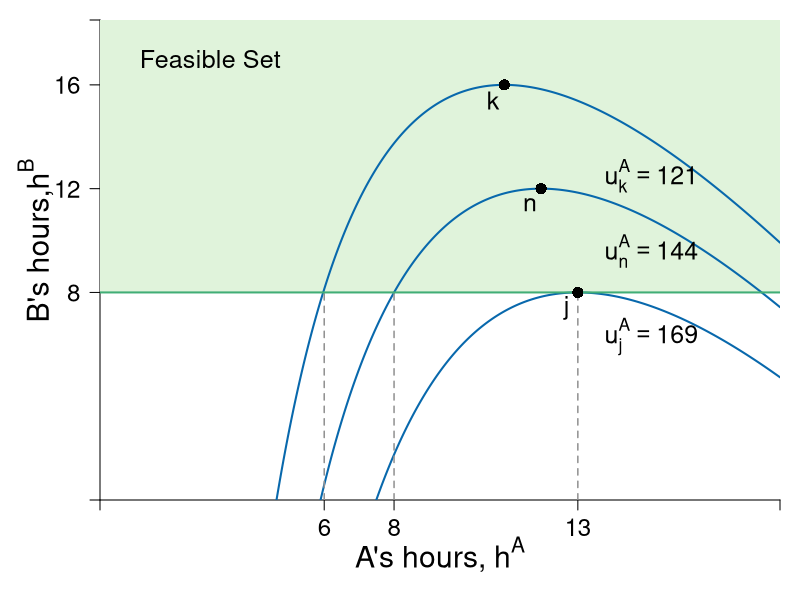

Reproduce this figure in R.
require(shape)
pdf(file = "coordination_failures/coordination_indiff_map_feasible.pdf", width = 9, height = 7)

#Set parameters for graphics
pointsize <- 1.8
axislabelsize <- 1.8
labelsize <- 1.5
namesize <- 1.8
annotatesize <- 1.5
graphlinewidth <- 2
segmentlinewidth <- 1.5

COL <- c("#7fc97f", "#beaed4", "#fdc086", "#ffff99", "#386cb0", "#f0027f", "#bf5b17", "#666666")
COLA <- c("#e0f3db", "#99d8c9","#66c2a4","#41ae76", "#238b45", "#005824")
COLB <- c("#4eb3d3", "#2b8cbe", "#0868ac","#084081")

Grays <- gray.colors(25, start =1, end = 0)

par(mar =  c(5, 5, 1, 1))

# uA <- function(ea, eb, alpha = 16, beta = 1/24) {
#   alpha*(1 - beta*eb)*ea - 0.5*(ea)^2
# }

uA <- function(ea, eb, alpha = 30, beta = 1/2) {
  (alpha - beta*(ea+eb))*ea - 0.5*(ea)^2
}

hANE <- function(alpha, beta = 1/2){
  alpha/(1 + 3*beta)
}

brfA <- function(ea, alpha = 30, beta = 1/2) {
  (alpha - ea*(1 + 2*beta))/(beta)
}

# brfA <- function(ea, alpha = 16, beta = 1/24) {
#   (alpha - ea)/(alpha * beta)
# }


xlims <- c(0, 18.5)
ylims <- c(0, 18.5)

npts <- 501 
x <- seq(xlims[1], xlims[2], length.out = npts)
y <- seq(ylims[1], ylims[2], length.out = npts) 
a <- c(uA(11, brfA(11)), 
       uA(hANE(alpha = 30, beta = 1/2), hANE(alpha = 30, beta = 1/2)), 
       uA(13, brfA(13))
)

plot(0, 0, xlim = xlims, ylim = ylims, type = "n",
     xlab = expression(paste("")),
     ylab = expression(paste("")), 
     xaxt = "n", 
     yaxt = "n", 
     cex.lab = axislabelsize, 
     bty = "n",
     xaxs="i", 
     yaxs="i")

# ticksy <- seq(from = 0, to = ylims[2], by = 2)
# ylabels <- seq(from = 0, to = ylims[2], by = 2)
# ticksx <- seq(from = 0, to = xlims[2], by = 2)
# xlabels <- seq(from = 0, to = xlims[2], by = 2)
ticksy <- c(0,  brfA(13), 12,  brfA(11), ylims[2])
ylabels <- c(NA, 8, 12, 16, NA)

# ticksx <- seq(xlims[1], xlims[2], 1)
# xlabels <- seq(xlims[1], xlims[2], 1)

ticksx <- c(0, 6.1, 8, 13,  xlims[2])
xlabels <- c(NA, 6, 8, 13, NA)


axis(1, at = ticksx, pos = 0, labels = xlabels, cex.axis= labelsize - 0.05)
axis(2, at = ticksy, pos = 0, labels = ylabels, las = 1, cex.axis= labelsize - 0.05)

npts <- 500 
xx1 <- seq(xlims[1], xlims[2], length.out = npts)
#lines(xx1, brfA(xx1, alpha = 16, beta = 1/24), col = COLA[4], lwd = graphlinewidth)

#Polygon for the feasible set
xpoly1 <- c(xlims[1], xlims[2], xlims[2], xlims[1], xlims[1])
ypoly1 <- c(brfA(13), brfA(13), ylims[2], ylims[2], brfA(13))
polygon(x = xpoly1, y = ypoly1, col = COLA[1], density = NULL, border = NA)

text(3, 17, expression(paste("Feasible Set")), xpd = TRUE, cex = annotatesize) 

contour(y, x, 
        outer(x, y, uA),
        drawlabels = FALSE,
        col = COLB[3],
        lwd = graphlinewidth,
        levels = a, 
        xaxs="i", 
        yaxs="i", 
        add = TRUE) 

text(0.5*xlims[2], -2.1, expression(paste("A's hours, ", h^A)), xpd = TRUE, cex = axislabelsize)
text(-1.75, 10, expression(paste("B's hours,", h^B)), xpd = TRUE, cex = axislabelsize, srt = 90) 

#Label the iso-welfare functions for the A
text(15, 6.3, expression(paste(u[j]^A == 169)), cex = annotatesize)
text(15, 9.6, expression(paste(u[n]^A == 144)), cex = annotatesize)
text(15, 12.5, expression(paste(u[k]^A == 121)), cex = annotatesize)

#k = uA(11, brfA(11)) 
#uA(hANE(alpha = 30, beta = 1/2), hANE(alpha = 30, beta = 1/2)), 
#uA(13, brfA(13))

segments(6.1, 0, 6.1, brfA(13), lty = 2, col = Grays[18], lwd = segmentlinewidth)

segments(8, 0, 8, brfA(13), lty = 2, col = Grays[18], lwd = segmentlinewidth)

segments(13, 0, 13, brfA(13), lty = 2, col = Grays[18], lwd = segmentlinewidth)


#Label Nash Equilibrium 
# segments(0, 12, 14.6, 12, lty = 2, col = Grays[18], lwd = segmentlinewidth)
# segments(12, 0, 12, 12, lty = 2, col = Grays[18], lwd = segmentlinewidth)
points(12, 12, pch = 16, col = "black", cex = 1.5)
#text(11.3, 10.1, expression(paste("Nash Equilibrium")))
text(12 - 0.3, 12 - 0.6, expression(paste("n")), cex = annotatesize)



segments(0,  brfA(13),  xlims[2],  brfA(13), lty = 1, col = COLA[4], lwd = graphlinewidth)
# segments(13,  brfA(13) - 2,  13,  brfA(13), lty = 2, col = Grays[18], lwd = segmentlinewidth)
points(13, brfA(ea = 13), pch = 16, col = "black", cex = 1.5)
text(13 - 0.3, brfA(ea = 13) - 0.6, expression(paste("j")), cex = annotatesize)



# segments(0, brfA(11), 11 + 2, brfA(11), lty = 2, col = Grays[18], lwd = segmentlinewidth)
# segments(11, brfA(11) - 2, 11, brfA(11), lty = 2, col = Grays[18], lwd = segmentlinewidth)
points(11, brfA(11), pch = 16, col = "black", cex = 1.5)
text(11 - 0.3, brfA(11) - 0.6, expression(paste("k")), cex = annotatesize)

# text(10.2, 19.5, expression(paste(mrs^{A}*(list(h^A, h^B)) == frac(u[h^A]^A, u[h^B]^A), phantom() == 0, " at maximum of ", u^A)), cex = annotatesize - 0.05, xpd = TRUE)
# Arrows(11, 18.5, 11, 17.5, col = "black", lty = 1, lwd = 2, arr.type = "triangle", arr.lwd = 0.5)



dev.off()
